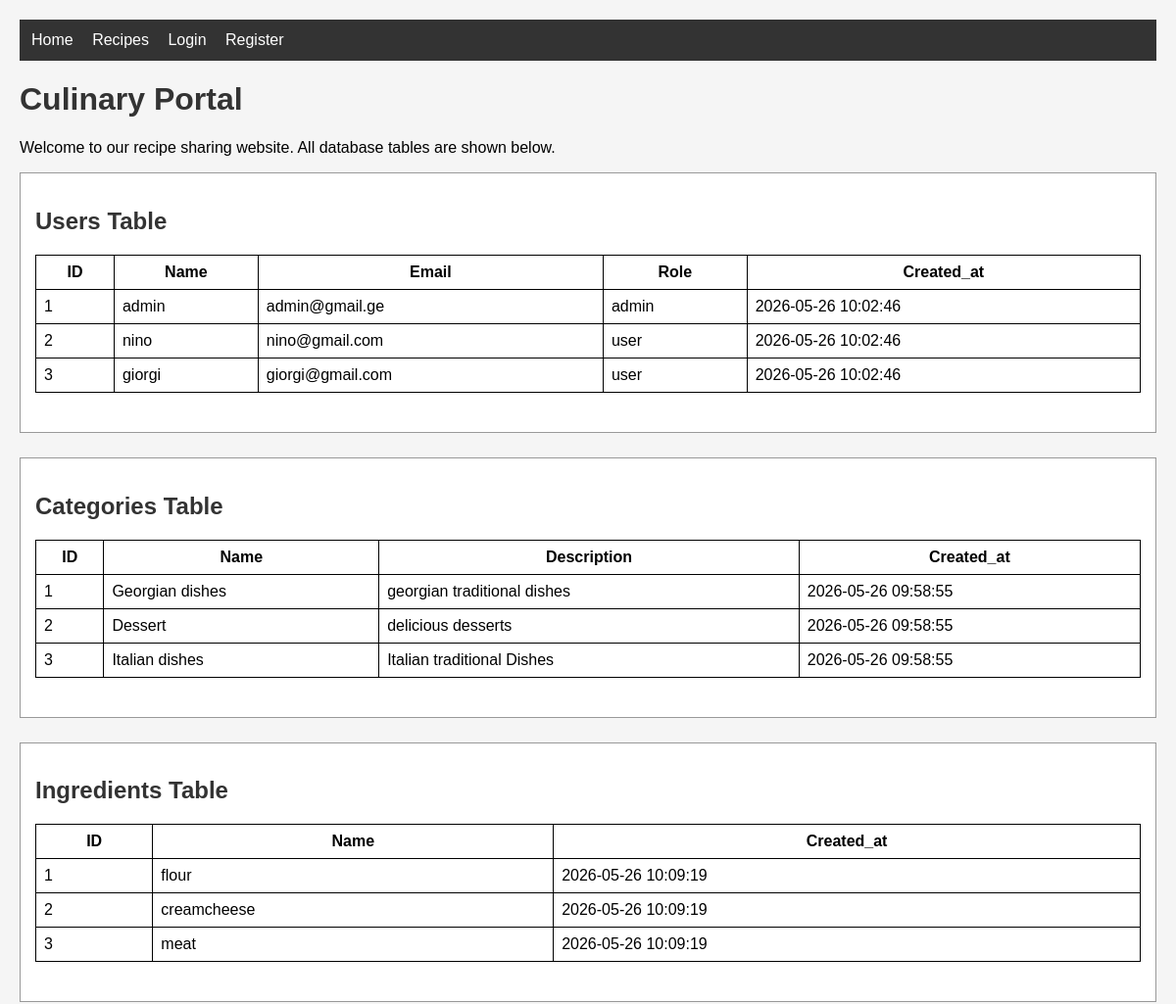
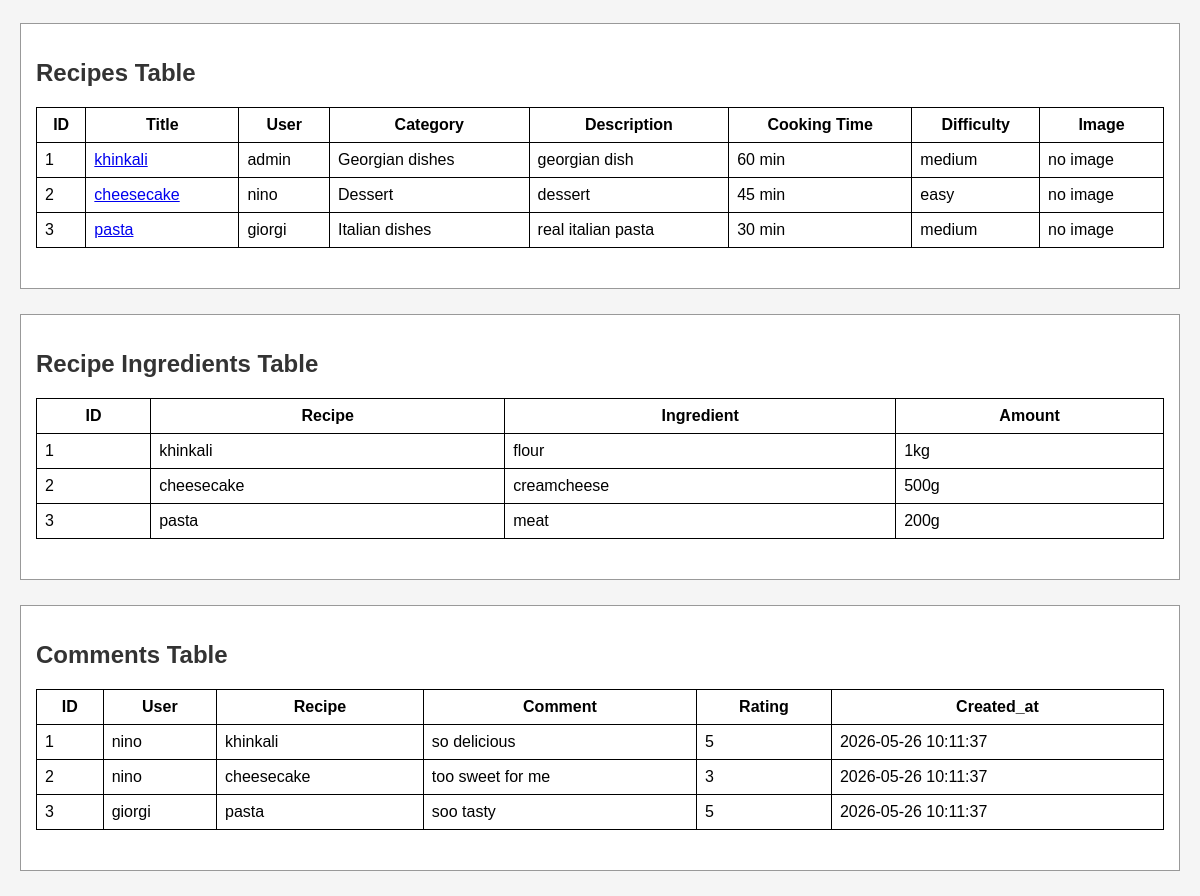
The page / on the database its author committed (2 pictures, top to bottom).
### tables this page shows
CREATE TABLE `users` (
  `id` int(11) NOT NULL,
  `name` varchar(100) NOT NULL,
  `email` varchar(150) NOT NULL,
  `password` varchar(255) NOT NULL,
  `role` varchar(20) NOT NULL,
  `created_at` timestamp NOT NULL DEFAULT current_timestamp(),
  `updated_at` timestamp NULL DEFAULT NULL,
  `deleted_at` timestamp NULL DEFAULT NULL
);

CREATE TABLE `categories` (
  `id` int(11) NOT NULL,
  `name` varchar(100) NOT NULL,
  `description` text DEFAULT NULL,
  `created_at` timestamp NOT NULL DEFAULT current_timestamp(),
  `updated_at` timestamp NULL DEFAULT NULL,
  `deleted_at` timestamp NULL DEFAULT NULL
);

CREATE TABLE `ingredients` (
  `id` int(11) NOT NULL,
  `name` varchar(100) NOT NULL,
  `created_at` timestamp NOT NULL DEFAULT current_timestamp(),
  `updated_at` timestamp NULL DEFAULT NULL,
  `deleted_at` timestamp NULL DEFAULT NULL
);

CREATE TABLE `recipes` (
  `id` int(11) NOT NULL,
  `user_id` int(11) NOT NULL,
  `category_id` int(11) NOT NULL,
  `title` varchar(150) NOT NULL,
  `description` text DEFAULT NULL,
  `instructions` text DEFAULT NULL,
  `cooking_time` int(11) DEFAULT NULL,
  `difficulty` varchar(50) DEFAULT NULL,
  `image` varchar(255) DEFAULT NULL,
  `created_at` timestamp NOT NULL DEFAULT current_timestamp(),
  `updated_at` timestamp NULL DEFAULT NULL,
  `deleted_at` timestamp NULL DEFAULT NULL
);

CREATE TABLE `recipe_ingredients` (
  `id` int(11) NOT NULL,
  `recipe_id` int(11) NOT NULL,
  `ingredient_id` int(11) NOT NULL,
  `amount` varchar(100) DEFAULT NULL,
  `created_at` timestamp NOT NULL DEFAULT current_timestamp(),
  `updated_at` timestamp NULL DEFAULT NULL,
  `deleted_at` timestamp NULL DEFAULT NULL
);

CREATE TABLE `comments` (
  `id` int(11) NOT NULL,
  `user_id` int(11) NOT NULL,
  `recipe_id` int(11) NOT NULL,
  `comment` text DEFAULT NULL,
  `rating` int(11) DEFAULT NULL,
  `created_at` timestamp NOT NULL DEFAULT current_timestamp(),
  `updated_at` timestamp NULL DEFAULT NULL,
  `deleted_at` timestamp NULL DEFAULT NULL
);

### index.php (the view, shortened to what this page needs)
<?php
require_once __DIR__ . "/config.php";
$users_query = "SELECT * FROM users WHERE deleted_at IS NULL";
$users_result = mysqli_query($connect, $users_query);
$users_data = mysqli_fetch_all($users_result, MYSQLI_ASSOC);
$categories_query = "SELECT * FROM categories WHERE deleted_at IS NULL";
$categories_result = mysqli_query($connect, $categories_query);
$categories_data = mysqli_fetch_all($categories_result, MYSQLI_ASSOC);
$ingredients_query = "SELECT * FROM ingredients WHERE deleted_at IS NULL";
$ingredients_result = mysqli_query($connect, $ingredients_query);
$ingredients_data = mysqli_fetch_all($ingredients_result, MYSQLI_ASSOC);
$recipes_query = "SELECT recipes.*, users.name AS user_name, categories.name AS category_name
    FROM recipes
    LEFT JOIN users ON recipes.user_id = users.id
    LEFT JOIN categories ON recipes.category_id = categories.id
    WHERE recipes.deleted_at IS NULL";
$recipes_result = mysqli_query($connect, $recipes_query);
$recipes_data = mysqli_fetch_all($recipes_result, MYSQLI_ASSOC);
$recipe_ingredients_query = "SELECT recipe_ingredients.*, recipes.title AS recipe_title, ingredients.name AS ingredient_name
    FROM recipe_ingredients
    LEFT JOIN recipes ON recipe_ingredients.recipe_id = recipes.id
    LEFT JOIN ingredients ON recipe_ingredients.ingredient_id = ingredients.id
    WHERE recipe_ingredients.deleted_at IS NULL";
$recipe_ingredients_result = mysqli_query($connect, $recipe_ingredients_query);
$recipe_ingredients_data = mysqli_fetch_all($recipe_ingredients_result, MYSQLI_ASSOC);
$comments_query = "SELECT comments.*, users.name AS user_name, recipes.title AS recipe_title
    FROM comments
    LEFT JOIN users ON comments.user_id = users.id
    LEFT JOIN recipes ON comments.recipe_id = recipes.id
    WHERE comments.deleted_at IS NULL";
$comments_result = mysqli_query($connect, $comments_query);
$comments_data = mysqli_fetch_all($comments_result, MYSQLI_ASSOC);
?>
<!DOCTYPE html>
<html lang="en">
<head>
    <link rel="stylesheet" href="style.css">
</head>
<body>
    <nav>
        <a href="index.php">Home</a>
        <a href="recipes.php">Recipes</a>
        <?php if (isset($_SESSION['user_id'])) { ?>
            <span style="color:white;">Hello, <?= $_SESSION['user_name'] ?></span>
            <a href="logout.php">Logout</a>
            <?php if ($_SESSION['role'] == 'admin') { ?>
                <a href="admin/index.php">Admin Panel</a>
            <?php } ?>
        <?php } else { ?>
            <a href="login.php">Login</a>
            <a href="register.php">Register</a>
        <?php } ?>
    </nav>
    <h1>Culinary Portal</h1>
    <p>Welcome to our recipe sharing website. All database tables are shown below.</p>
    <div class="section-box">
        <h2>Users Table</h2>
        <table>
            <tr>
                <th>ID</th>
                <th>Name</th>
                <th>Email</th>
                <th>Role</th>
                <th>Created_at</th>
            </tr>
            <?php foreach ($users_data as $row) { ?>
            <tr>
                <td><?= $row['id'] ?></td>
                <td><?= $row['name'] ?></td>
                <td><?= $row['email'] ?></td>
                <td><?= $row['role'] ?></td>
                <td><?= $row['created_at'] ?></td>
            </tr>
            <?php } ?>
        </table>
    </div>
    <div class="section-box">
        <h2>Categories Table</h2>
        <table>
            <tr>
                <th>ID</th>
                <th>Name</th>
                <th>Description</th>
                <th>Created_at</th>
            </tr>
            <?php foreach ($categories_data as $row) { ?>
            <tr>
                <td><?= $row['id'] ?></td>
                <td><?= $row['name'] ?></td>
                <td><?= $row['description'] ?></td>
                <td><?= $row['created_at'] ?></td>
            </tr>
            <?php } ?>
        </table>
    </div>
    <div class="section-box">
        <h2>Ingredients Table</h2>
        <table>
            <tr>
                <th>ID</th>
                <th>Name</th>
                <th>Created_at</th>
            </tr>
            <?php foreach ($ingredients_data as $row) { ?>
            <tr>
                <td><?= $row['id'] ?></td>
                <td><?= $row['name'] ?></td>
                <td><?= $row['created_at'] ?></td>
            </tr>
            <?php } ?>
        </table>
    </div>
    <div class="section-box">
        <h2>Recipes Table</h2>
        <table>
            <tr>
                <th>ID</th>
                <th>Title</th>
                <th>User</th>
                <th>Category</th>
                <th>Description</th>
                <th>Cooking Time</th>
                <th>Difficulty</th>
                <th>Image</th>
            </tr>
            <?php foreach ($recipes_data as $row) { ?>
            <tr>
                <td><?= $row['id'] ?></td>
                <td><a href="recipe_detail.php?id=<?= $row['id'] ?>"><?= $row['title'] ?></a></td>
                <td><?= $row['user_name'] ?></td>
                <td><?= $row['category_name'] ?></td>
                <td><?= $row['description'] ?></td>
                <td><?= $row['cooking_time'] ?> min</td>
                <td><?= $row['difficulty'] ?></td>
                <td>
                    <?php if ($row['image'] != null && $row['image'] != "") { ?>
                        <img src="<?= $row['image'] ?>" width="80">
                    <?php } else { ?>
                        no image
                    <?php } ?>
                </td>
            </tr>
            <?php } ?>
        </table>
    </div>
    <div class="section-box">
        <h2>Recipe Ingredients Table</h2>
        <table>
            <tr>
                <th>ID</th>
                <th>Recipe</th>
                <th>Ingredient</th>
                <th>Amount</th>
            </tr>
            <?php foreach ($recipe_ingredients_data as $row) { ?>
            <tr>
                <td><?= $row['id'] ?></td>
                <td><?= $row['recipe_title'] ?></td>
                <td><?= $row['ingredient_name'] ?></td>
                <td><?= $row['amount'] ?></td>
            </tr>
            <?php } ?>
        </table>
    </div>
    <div class="section-box">
        <h2>Comments Table</h2>
        <table>
            <tr>
                <th>ID</th>
                <th>User</th>
                <th>Recipe</th>
                <th>Comment</th>
                <th>Rating</th>
                <th>Created_at</th>
            </tr>
            <?php foreach ($comments_data as $row) { ?>
            <tr>
                <td><?= $row['id'] ?></td>
                <td><?= $row['user_name'] ?></td>
                <td><?= $row['recipe_title'] ?></td>
                <td><?= $row['comment'] ?></td>
                <td><?= $row['rating'] ?></td>
                <td><?= $row['created_at'] ?></td>
            </tr>
            <?php } ?>
        </table>
    </div>
</body>
</html>

### style.css (style rules this page uses)
body { font-family: Arial, sans-serif; margin: 20px; background: #f5f5f5; }
nav { background: #333; padding: 12px; margin-bottom: 20px; }
nav a { color: white; margin-right: 15px; text-decoration: none; }
h1, h2 { color: #333; }
table { border: solid 1px black; border-collapse: collapse; width: 100%; margin-bottom: 25px; background: white; }
table td, table th { border: solid 1px black; padding: 8px; }
.section-box { background: white; padding: 15px; margin-bottom: 25px; border: 1px solid #999; }

### rows shown on the page
users: id "1", name "admin", email "admin@gmail.ge", role "admin", created_at "2026-05-26 10:02:46"
users: id "2", name "nino", email "nino@gmail.com", role "user", created_at "2026-05-26 10:02:46"
users: id "3", name "giorgi", email "giorgi@gmail.com", role "user", created_at "2026-05-26 10:02:46"
categories: id "1", name "Georgian dishes", description "georgian traditional dishes", created_at "2026-05-26 09:58:55"
categories: id "2", name "Dessert", description "delicious desserts", created_at "2026-05-26 09:58:55"
categories: id "3", name "Italian dishes", description "Italian traditional Dishes", created_at "2026-05-26 09:58:55"
ingredients: id "1", name "flour", created_at "2026-05-26 10:09:19"
ingredients: id "2", name "creamcheese", created_at "2026-05-26 10:09:19"
ingredients: id "3", name "meat", created_at "2026-05-26 10:09:19"
recipes: id "1", title "khinkali", user.name "admin", category.name "Georgian dishes", description "georgian dish", cooking_time "60", difficulty "medium", shows "no image"
recipes: id "2", title "cheesecake", user.name "nino", category.name "Dessert", description "dessert", cooking_time "45", difficulty "easy", shows "no image"
recipes: id "3", title "pasta", user.name "giorgi", category.name "Italian dishes", description "real italian pasta", cooking_time "30", difficulty "medium", shows "no image"
recipe_ingredients: id "1", recipe.title "khinkali", ingredient.name "flour", amount "1kg"
recipe_ingredients: id "2", recipe.title "cheesecake", ingredient.name "creamcheese", amount "500g"
recipe_ingredients: id "3", recipe.title "pasta", ingredient.name "meat", amount "200g"
comments: id "1", user.name "nino", recipe.title "khinkali", comment "so delicious", rating "5", created_at "2026-05-26 10:11:37"
comments: id "2", user.name "nino", recipe.title "cheesecake", comment "too sweet for me", rating "3", created_at "2026-05-26 10:11:37"
comments: id "3", user.name "giorgi", recipe.title "pasta", comment "soo tasty", rating "5", created_at "2026-05-26 10:11:37"
